Frame 1 (no input): blank canvas, image omitted
Frame 60 (the mouse pressed at the canvas centre just before this capture): blank canvas, image omitted
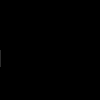
Frame 120 (the mouse held since frame 60 and released just before this capture)

The Processing sketch whose frames 1 and 60 were blank and that drew this single picture after the mouse press (run headless with seeded random() and noise(); from frame 60 on, the mouse is pressed at the canvas centre):

// Processing sketch: _10
// ── _10.pde
float speed = 0.0;
float easing = 0.05; // Numbers 0.0 to 1.0

void setup() {
  size(100, 100);
  noStroke();
  smooth();
}

void draw() {
  background(0);
  float target = dist(mouseX, mouseY, pmouseX, pmouseY);
  speed += (target - speed) * easing;
  rect(0, 33, target, 17);
  rect(0, 50, speed, 17);
}
